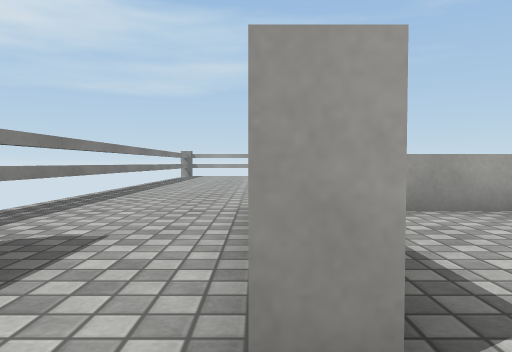
View 1 (above)

24 first-person views from a walk through a scene from a Unity 3-D project. The camera is 0.64 m above the floor, tilts 2° down and sees 70° across. The floor is counted in squares, 1 m on a side. Each view is taken from the middle of a square. On the plan, view 1 faces up. The plan holds only what a view shows up to about 10 squares ahead; the rest is blank. Surface patterns are stand-ins for the level's own textures.

View 2
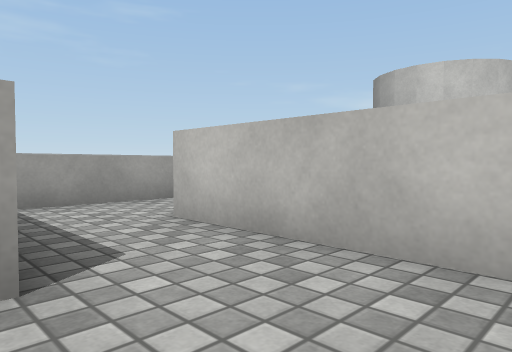

View 3
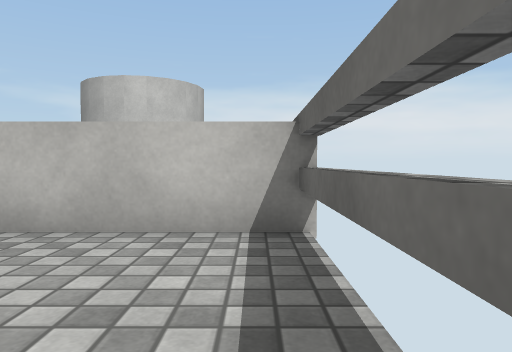

View 4
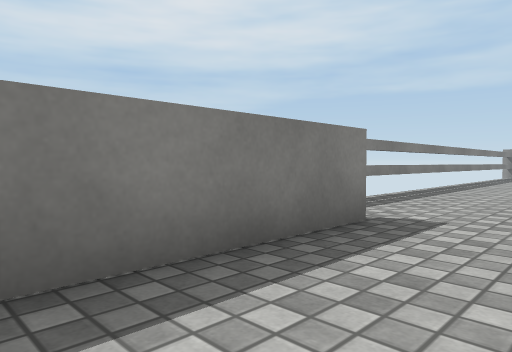

View 5
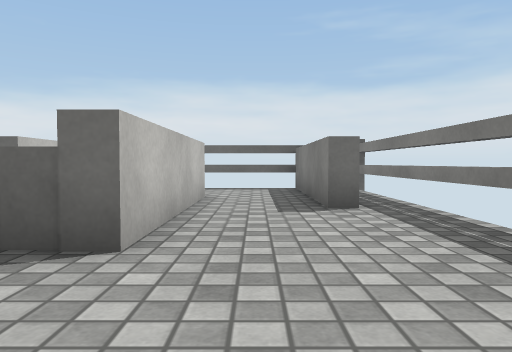

View 6
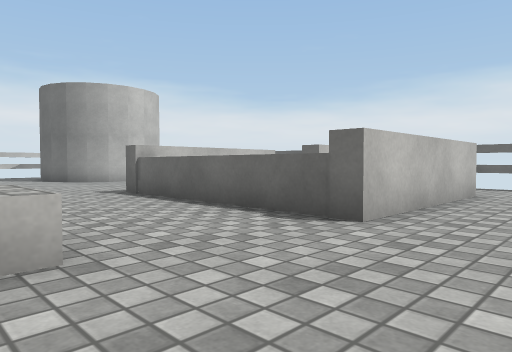

View 7
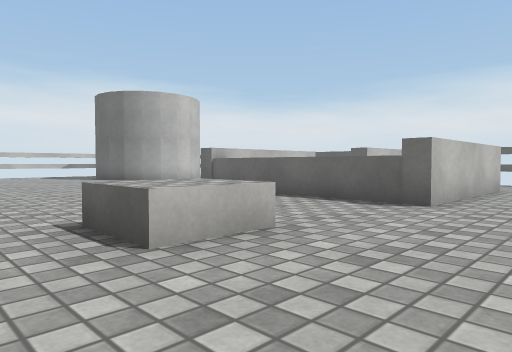

View 8
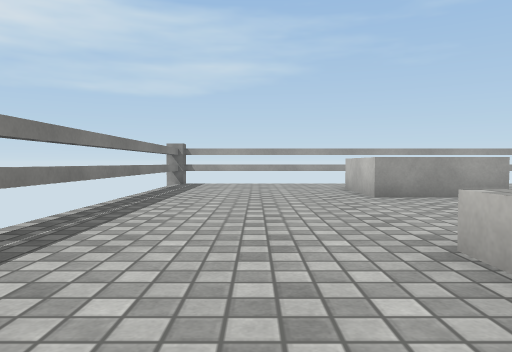

View 9
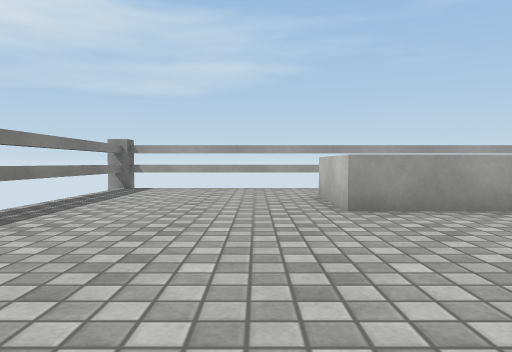

View 10
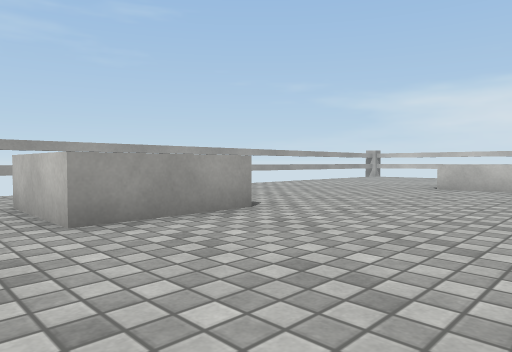

View 11
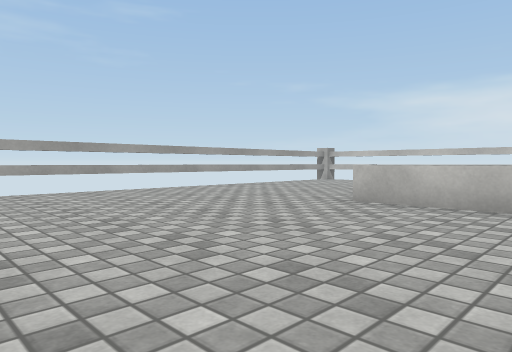

View 12
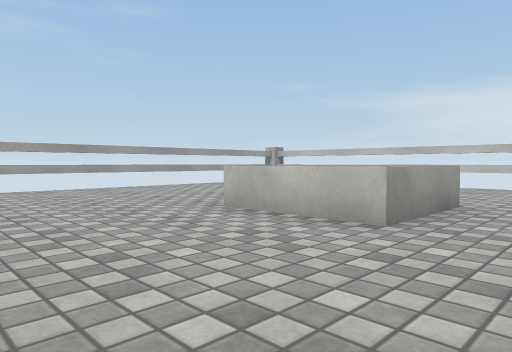

View 13
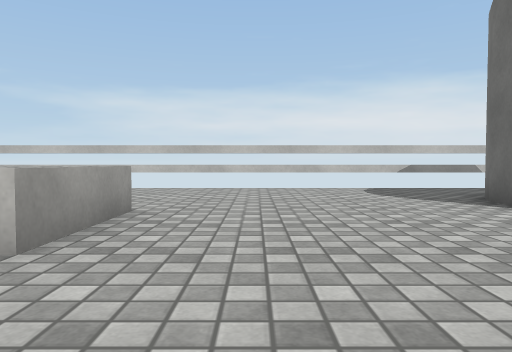

View 14
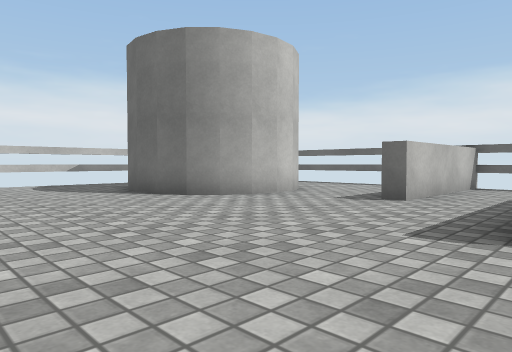

View 15
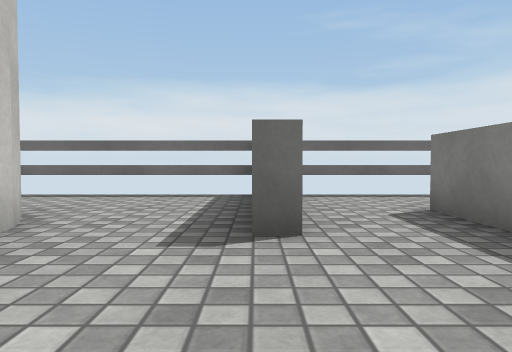

View 16
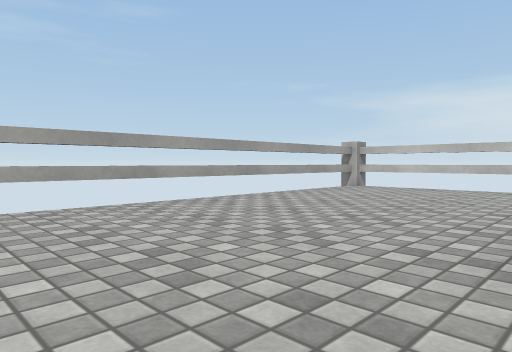

View 17
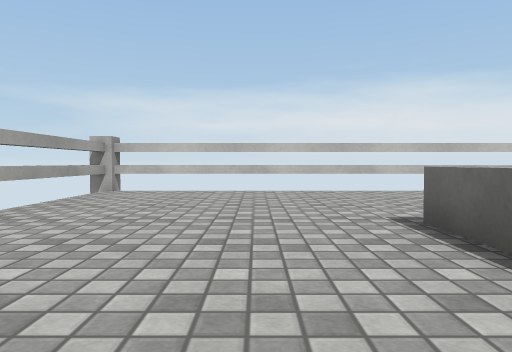

View 18
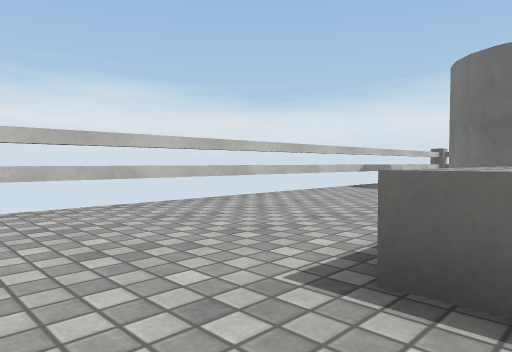

View 19
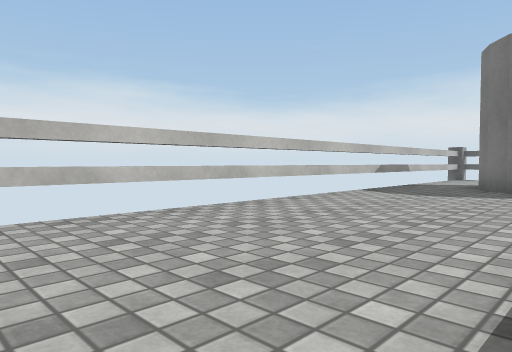

View 20
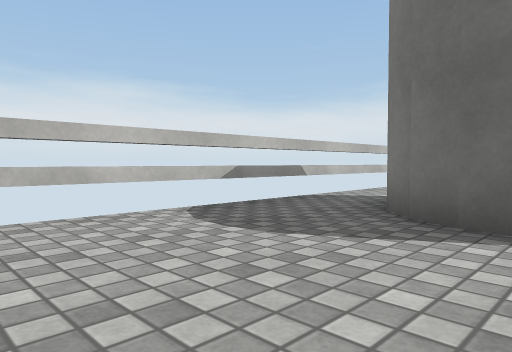

View 21
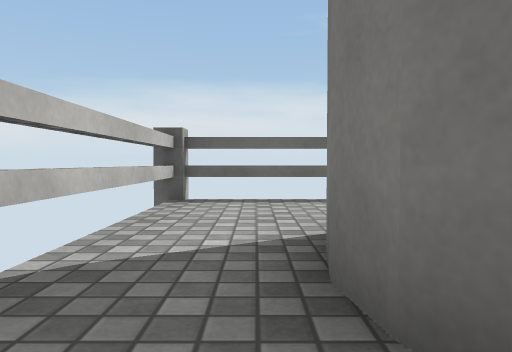

View 22
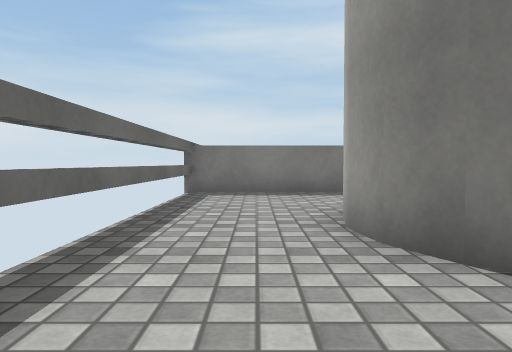

View 23
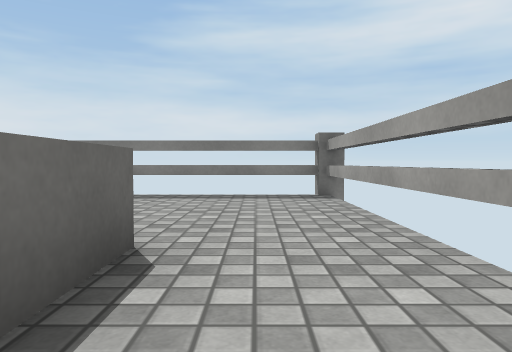

View 24
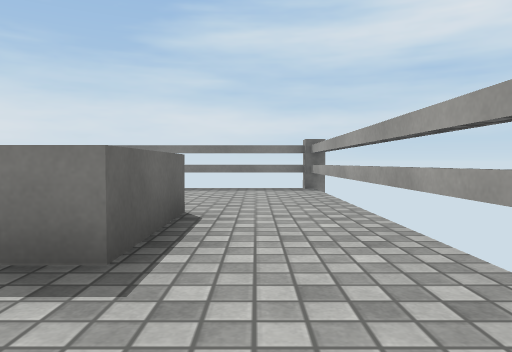

### Floor plan
Points are (right, up) in squares from view 1. A wall is a line through its corners. A room is listed if a view was taken in it or the views show most of it. See-through windows are left out.
Room 1 (views 1, 2, 3, 4)
walls: (0.5, 1) (0, 1); (-2, 1.6) (-2, -1.4) (2.4, -1.4) (2.4, 1.6)
ways out: opening at (-1, 2) to room 2; opening at (1.5, 2) to room 2
Room 2 (views 5, 6, 7, 8, 9, 10, 11, 12, 13, 14, 15, 16, 17, 18, 19, 20, 21, 22, 23, 24)
walls: (3.8, 4.9) (1.1, 4.9); (5.6, 2.6) (5.6, 1); (8, 2) (8, -1.4) (16.8, -1.4); (5.2, 2) (5.2, 5.4); (7.6, 1.6) (7.6, 2.8) (8.1, 2.8); (10.7, 1.7) (10.4, 2.4) (10.3, 3.1) (10.4, 3.7) (10.7, 4.3) (11.2, 4.8) (11.8, 5.1) (12.5, 5.2) (13.1, 5.1) (13.7, 4.8) (14.2, 4.3) (14.5, 3.7) (14.6, 3.1) (14.5, 2.4); (2.4, 1.6) (2.4, 2.8) (2.9, 2.8); (13.7, 1.3) (13.1, 1) (12.5, 0.9) (11.8, 1); (0, 1) (0, 5.3) (5.6, 5.3); (-2.5, 2.8) (-2, 2.8) (-2, 1.6); (16.8, 18.4) (-3.8, 18.4); (-3.4, 18.9) (-3.4, -0.5); (16.4, -1.8) (16.4, 18.8)
ways out: opening at (-1, 2) to room 1; opening at (1.5, 2) to room 1; opening at (6.5, 2) to room 3
objects: block (1, 8) to (2, 9); block (1, 14) to (3, 16); block (10, 11) to (12, 13)
Room 3 (no view inside)
walls: (4.4, -1.4) (7.6, -1.4) (7.6, 1.6)
ways out: opening at (6.5, 2) to room 2

Positions as (right, up) in squares from view 1, and headings:
1: (0, 0), facing up
2: (0, -1), facing up-right
3: (-1, -1), facing right
4: (0, -1), facing up-left
5: (-1, 8), facing down
6: (-2, 9), facing down-right
7: (-2, 11), facing down-right
8: (-1, 7), facing up
9: (0, 9), facing up
10: (0, 10), facing up-right
11: (4, 10), facing up-right
12: (6, 9), facing up-right
13: (7, 9), facing right
14: (5, 9), facing down-right
15: (8, 6), facing down
16: (7, 13), facing up-right
17: (8, 15), facing right
18: (11, 15), facing down-right
19: (12, 14), facing down-right
20: (12, 9), facing down-right
21: (15, 5), facing down
22: (16, 0), facing left
23: (4, 17), facing left
24: (6, 17), facing left
